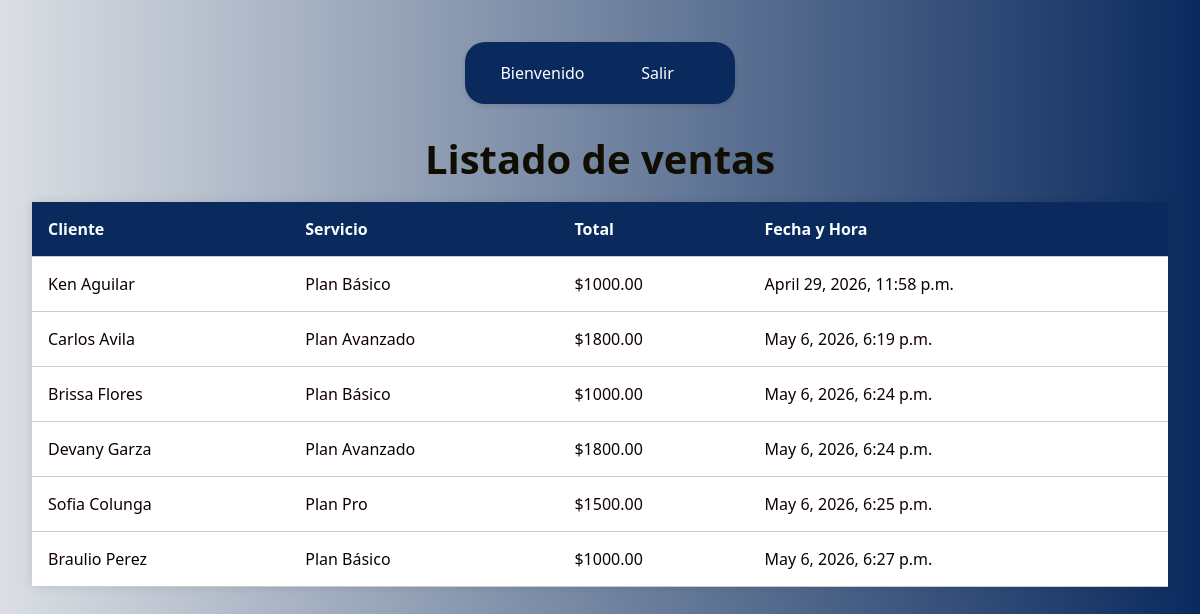
Before: /listado_ventas/ with the older database file.
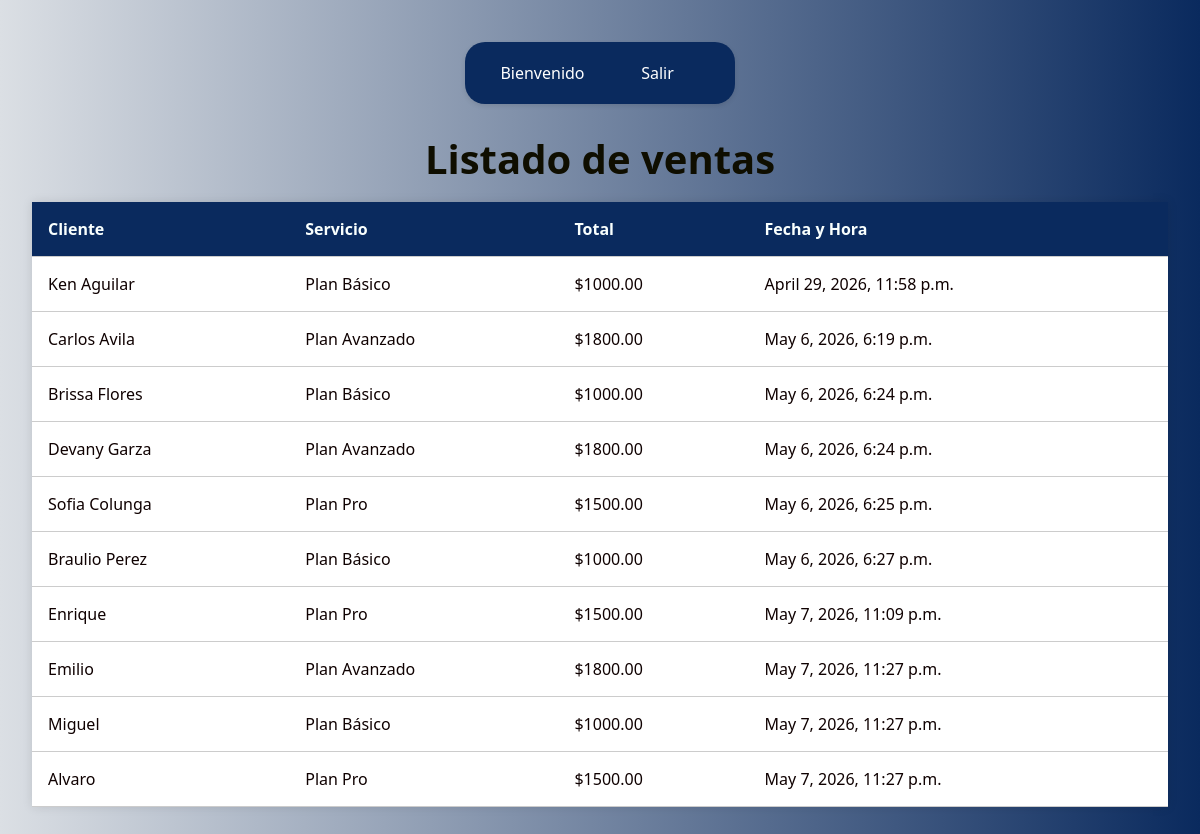
After: the same page with the newer database file.
### app/models.py (models this page shows, shortened)
class Venta(models.Model):
    fecha = models.DateTimeField(auto_now_add=True)
    cliente = models.ForeignKey(Cliente, on_delete=models.CASCADE, null=True, blank=True)
    total = models.DecimalField(max_digits=10, decimal_places=2)

class Cliente(models.Model):
    nombre = models.CharField(max_length=100)

class DetalleVenta(models.Model):
    venta = models.ForeignKey(Venta, on_delete=models.CASCADE)
    servicio = models.ForeignKey(Servicio, on_delete=models.CASCADE)

class Servicio(models.Model):
    nombre = models.CharField(max_length=100)
    descripcion = models.TextField()
    precio = models.DecimalField(max_digits=10, decimal_places=2)

### app/views.py (the view)
# urls.py: path('listado_ventas/', views.listado_ventas, name='listado_ventas'),
def listado_ventas(request):
    ventas = Venta.objects.all()
    return render(request, 'listado_ventas.html', {'ventas': ventas})

### app/templates/listado_ventas.html (shortened to what this page needs)
{% load static %}
<!DOCTYPE html>
<html lang="es" translate="no">
<head>
    <link rel="stylesheet" href="{% static 'css/stylelistar.css' %}">
</head>
<body>
    {% include 'menu.html' %}
    <h1>Listado de ventas</h1>
    <table class="tabla-productos">
        <thead>
            <tr>
                <th>Cliente</th>
                <th>Servicio</th>
                <th>Total</th>
                <th>Fecha y Hora</th>
            </tr>
        </thead>
        <tbody>
            {% for venta in ventas %}
            <tr>
                <td>
                    {{ venta.cliente.nombre }}
                </td>
                <td>
                    {% for detalle in venta.detalleventa_set.all %}
                        {{ detalle.servicio.nombre }}
                    {% endfor %}
                </td>
                <td>
                    ${{ venta.total }}
                </td>
                <td>
                    {{ venta.fecha }}
                </td>
            </tr>
            {% endfor %}
        </tbody>
    </table>
</body>
</html>

### app/templates/menu.html (shortened to what this page needs)
{% load static %}
<!DOCTYPE html>
<html lang="es" translate="no">
<head>
    <link rel="stylesheet" href="{% static 'css/styleMenu.css' %}">
</head>
<body>
    <nav class="navbar navbar-expand-lg bg-body-tertiary">
        <div class="container-fluid">
            <div class="navbar-nav">
                <ul>
                    <li><a class="nav-var">Bienvenido</a></li>
                    <li><a class="nav-link" href="{% url 'inicio' %}">Salir</a></li>
                </ul>
            </div>
        </div>
    </nav>
</body>
</html>

### app/static/css/stylelistar.css (style rules this page uses)
body { font-family: 'Segoe UI', sans-serif; background: linear-gradient(to right, #dbdfe4, #0a2a5e); padding: 2rem; color: #0f0101; margin-left: 250px; }
h1 { text-align: center; font-size: 2.5rem; color: #0f0e00; margin-bottom: 1rem; }
.tabla-productos { width: 100%; border-collapse: collapse; box-shadow: 0 0 10px rgba(0,0,0,0.1); background-color: white; }
.tabla-productos th, .tabla-productos td { padding: 1rem; border-bottom: 1px solid #ccc; text-align: left; }
.tabla-productos th { background-color: #0a2a5e; color: #f9fffe; font-weight: bold; }
.navbar { background-color: #c4b585; padding: 10px 20px; box-shadow: 0 2px 5px rgba(0,0,0,0.1); border-radius: 20px; width: fit-content; margin: 10px auto; }
.container-fluid { display: flex; justify-content: center; }
.navbar-nav { display: flex; gap: 30px; }
.nav-link { color: #fff; text-decoration: none; font-weight: 500; padding: 8px 12px; border-radius: 5px; transition: background-color 0.3s ease; }
.nav-var { color: #8b7b5d; text-decoration: none; font-weight: 500; padding: 8px 12px; border-radius: 5px; transition: background-color 0.3s ease; }

### app/static/css/styleMenu.css (style rules this page uses)
body { margin: 0; font-family: 'Segoe UI', sans-serif; background-color: #eee1aa; }
.navbar { background-color: #0a2a5e; padding: 10px 20px; box-shadow: 0 2px 5px rgba(0,0,0,0.1); border-radius: 20px; width: fit-content; margin: 10px auto; }
.container-fluid { display: flex; justify-content: center; }
.navbar-nav { display: flex; gap: 30px; }
.nav-link { color: #fff; text-decoration: none; font-weight: 500; padding: 8px 12px; border-radius: 5px; transition: background-color 0.3s ease; }
.nav-var { color: #0a2a5e; text-decoration: none; font-weight: 500; padding: 8px 12px; border-radius: 5px; transition: background-color 0.3s ease; }
.navbar-nav ul { list-style-type: none; margin: 0; padding: 0; }
.navbar-nav li { position: relative; float: left; }
.navbar-nav li a { text-decoration: none; padding: 10px; display: block; width: 95px; text-align: center; border-radius: 5px; color: #fff; }

Changed rows visible on the page:
added Venta: cliente.nombre "Enrique", total "1500.00", fecha "May 7, 2026, 11:09 p.m."
added DetalleVenta: servicio.nombre "Plan Pro", shown under "Enrique"
added Venta: cliente.nombre "Emilio", total "1800.00", fecha "May 7, 2026, 11:27 p.m."
added DetalleVenta: servicio.nombre "Plan Avanzado", shown under "Emilio"
added Venta: cliente.nombre "Miguel", total "1000.00", fecha "May 7, 2026, 11:27 p.m."
added DetalleVenta: servicio.nombre "Plan Básico", shown under "Miguel"
added Venta: cliente.nombre "Alvaro", total "1500.00", fecha "May 7, 2026, 11:27 p.m."
added DetalleVenta: servicio.nombre "Plan Pro", shown under "Alvaro"
